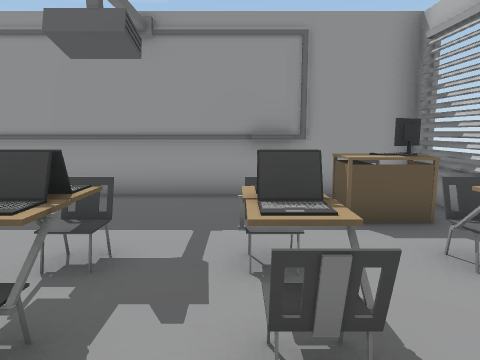
[1] (above)

24 first-person views from a walk through a scene from a Unity 3-D project. The camera is 1.5 m above the floor, tilts 8° down and sees 70° across. The floor is counted in squares, 1 m on a side. Each view is taken from the middle of a square. On the plan, view 1 faces up. The plan holds only what a view shows up to about 16 squares ahead; the rest is blank. The place goes on beyond the plan. Door leaves are left out, so doorways stand open.

[2]
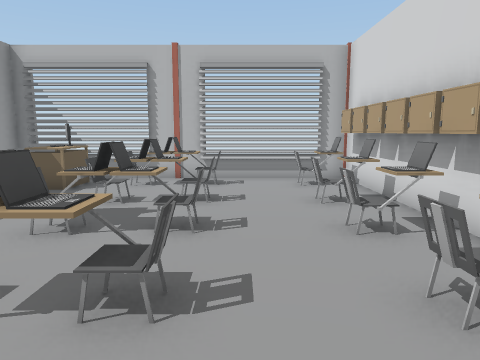

[3]
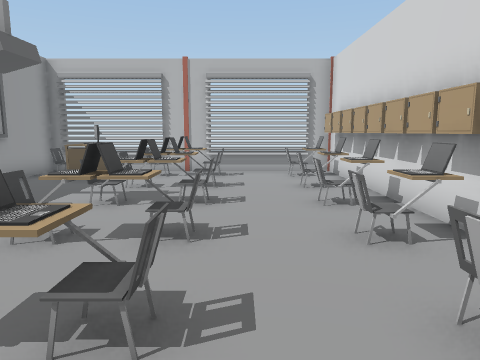

[4]
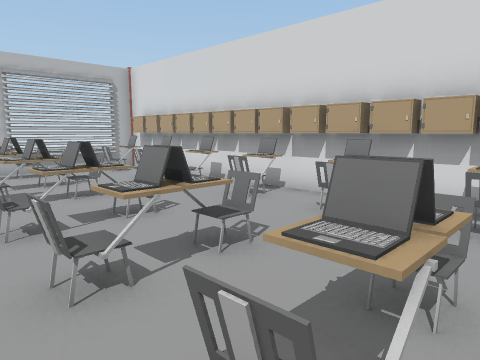

[5]
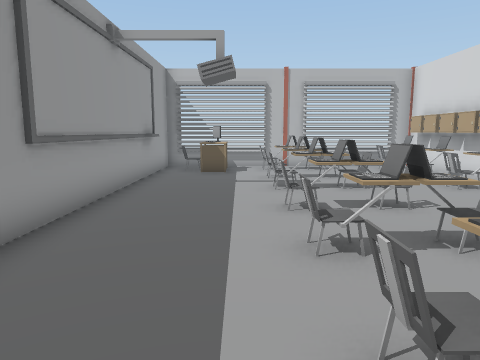

[6]
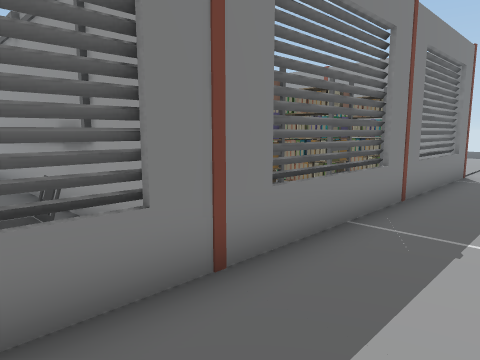

[7]
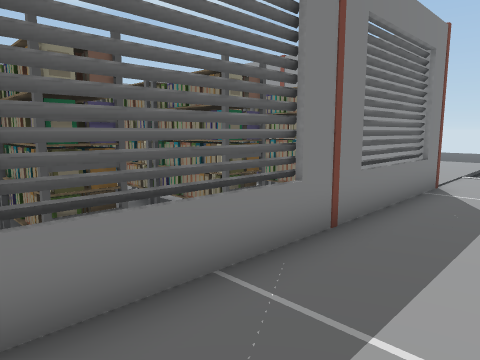

[8]
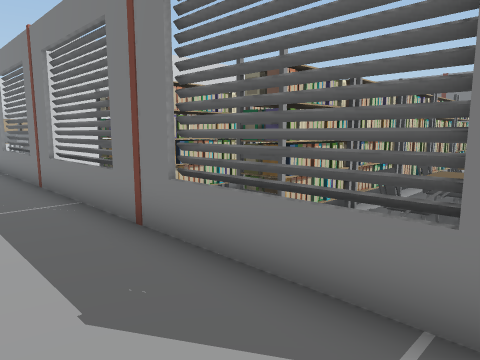

[9]
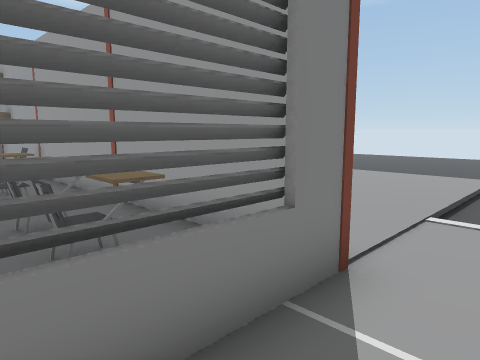

[10]
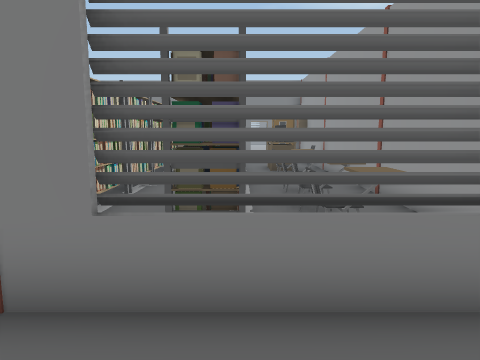

[11]
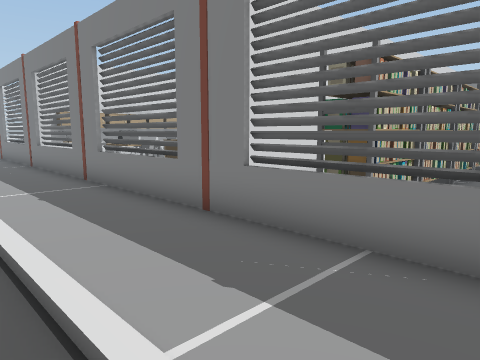

[12]
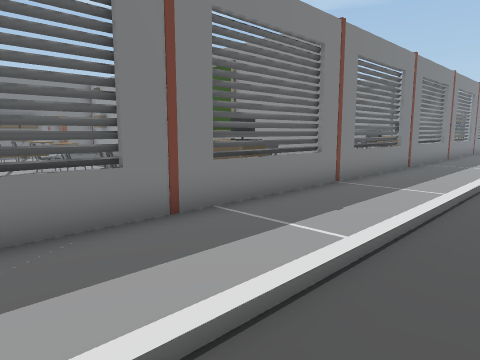

[13]
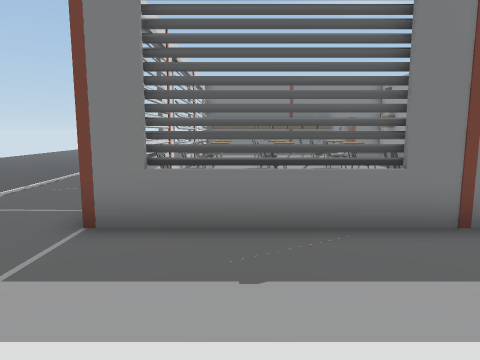

[14]
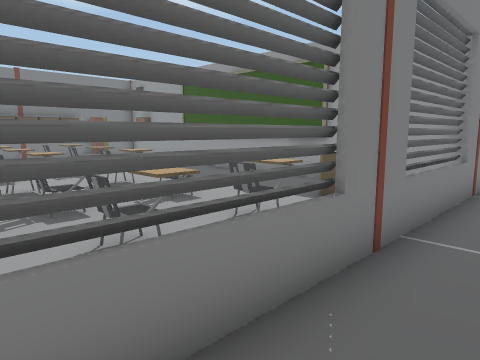

[15]
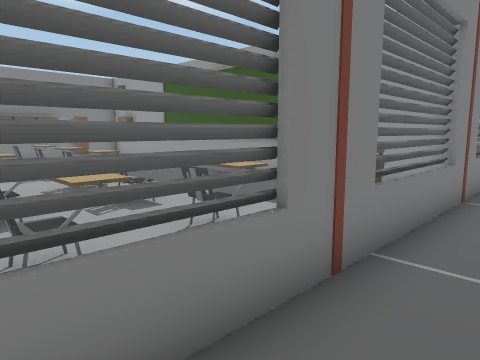

[16]
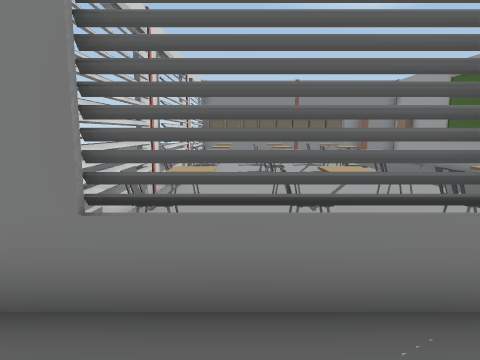

[17]
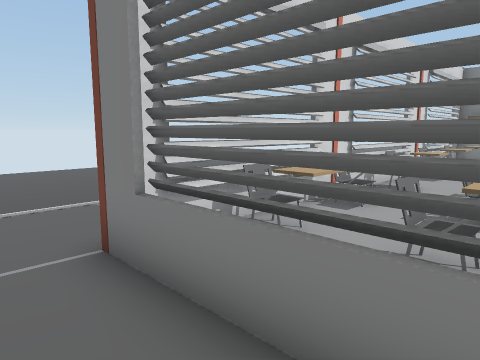

[18]
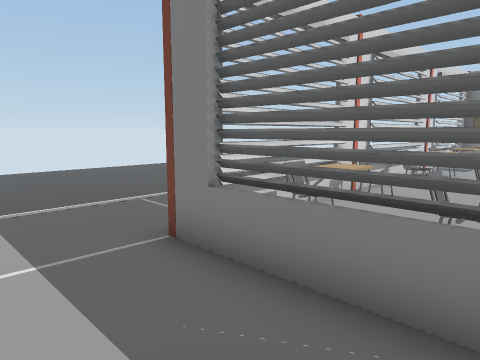

[19]
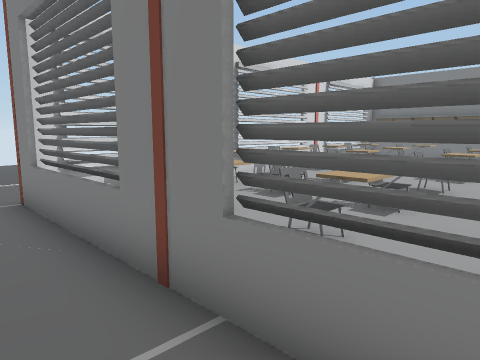

[20]
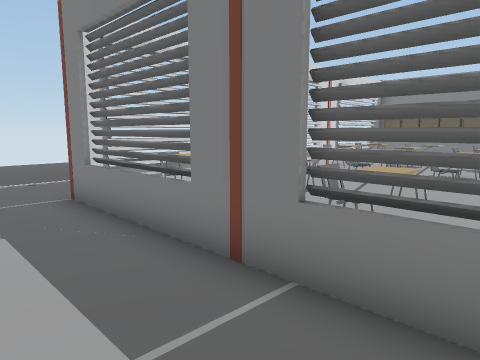

[21]
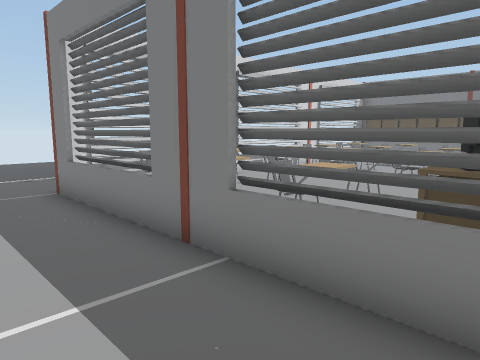

[22]
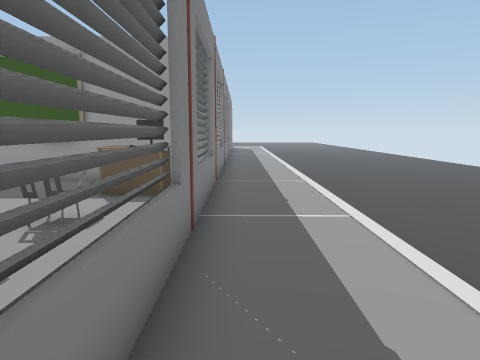

[23]
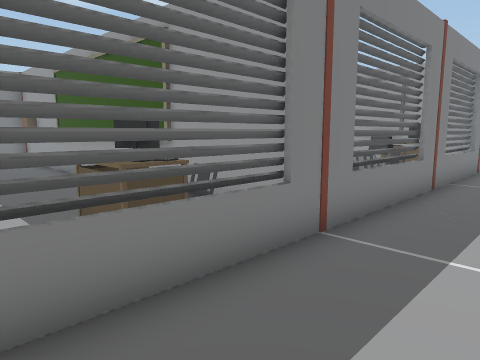

[24]
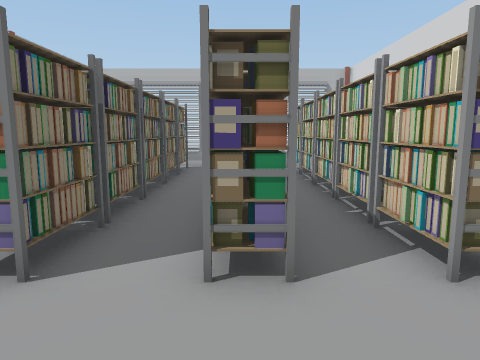

### Floor plan
Key: @ floor where view 1 was taken; # wall or solid block; . main floor; - floor 0.25 m lower than the main floor; / step, stairs or slope; C chair; T table; M computer; L laptop; K locker; R rack; O other object.
Columns run from 12 left of view 1 to 15 right of it. Each row starts with its distance up from view 1.
 20                 ..
 19 #####O###########../
 18         C.C.C.C #..
 17      TO   CC..O #..
 16      RRRRRRRRRRR#../
 15    ..RRRRRRRRRRR#..
 14    ...........  #..
 13  . .RRRRRRRRRRRR#.. -
 12    ...........  #../
 11    .RRRRRRRRRRRR#../-
 10      RRRRR  RRRR#../-
  9                 #../
  8       ###########../
  7    ............C#../
  6    ...........TM#../
  5  ...............#../
  4    C.C..C.C.CC.C#..
  3   .L.OCCL.CLCL.C#../
  2   .CLLC.C.O....O#../--------
  1    . ...........#../--------
  0    . .......@...#../-------
 -1    C C..C.C.CC.C#../------
 -2     KKKKKKLKKLKK#../------
 -3  OO############C#../-----
 -4    ...........TC#../----
 -5    ...........TM#../----
 -6 O  .............#../---
 -7 O  OO.OOCC.CC.C.#../---
 -8 O  O..O..C.C....#../--
 -9 K  OO.O.CC.CC.C.#../--
-10 O  OO.OOCC.CC.C.#../-
-11    OO.O.C..C... #../ -
-12 O  OO.O.CO.C..O #../
-13 ##############C##../

Where each view was taken, in squares from view 1:
view 1: 0 up, 0 right, facing up
view 2: 1 up, 7 left, facing right
view 3: 1 up, 9 left, facing right
view 4: 5 up, 10 left, facing down-right
view 5: 5 up, 11 left, facing right
view 6: 6 up, 7 right, facing up-left
view 7: 9 up, 7 right, facing up-left
view 8: 19 up, 7 right, facing down-left
view 9: 16 up, 6 right, facing up-left
view 10: 16 up, 7 right, facing left
view 11: 13 up, 8 right, facing down-left
view 12: 11 down, 9 right, facing up-left
view 13: 11 down, 9 right, facing left
view 14: 12 down, 6 right, facing up-left
view 15: 11 down, 6 right, facing up-left
view 16: 11 down, 7 right, facing left
view 17: 9 down, 6 right, facing down-left
view 18: 9 down, 7 right, facing down-left
view 19: 5 down, 6 right, facing down-left
view 20: 5 down, 7 right, facing down-left
view 21: 4 down, 7 right, facing down-left
view 22: 13 down, 5 right, facing up
view 23: 7 down, 7 right, facing up-left
view 24: 13 up, 11 left, facing right
